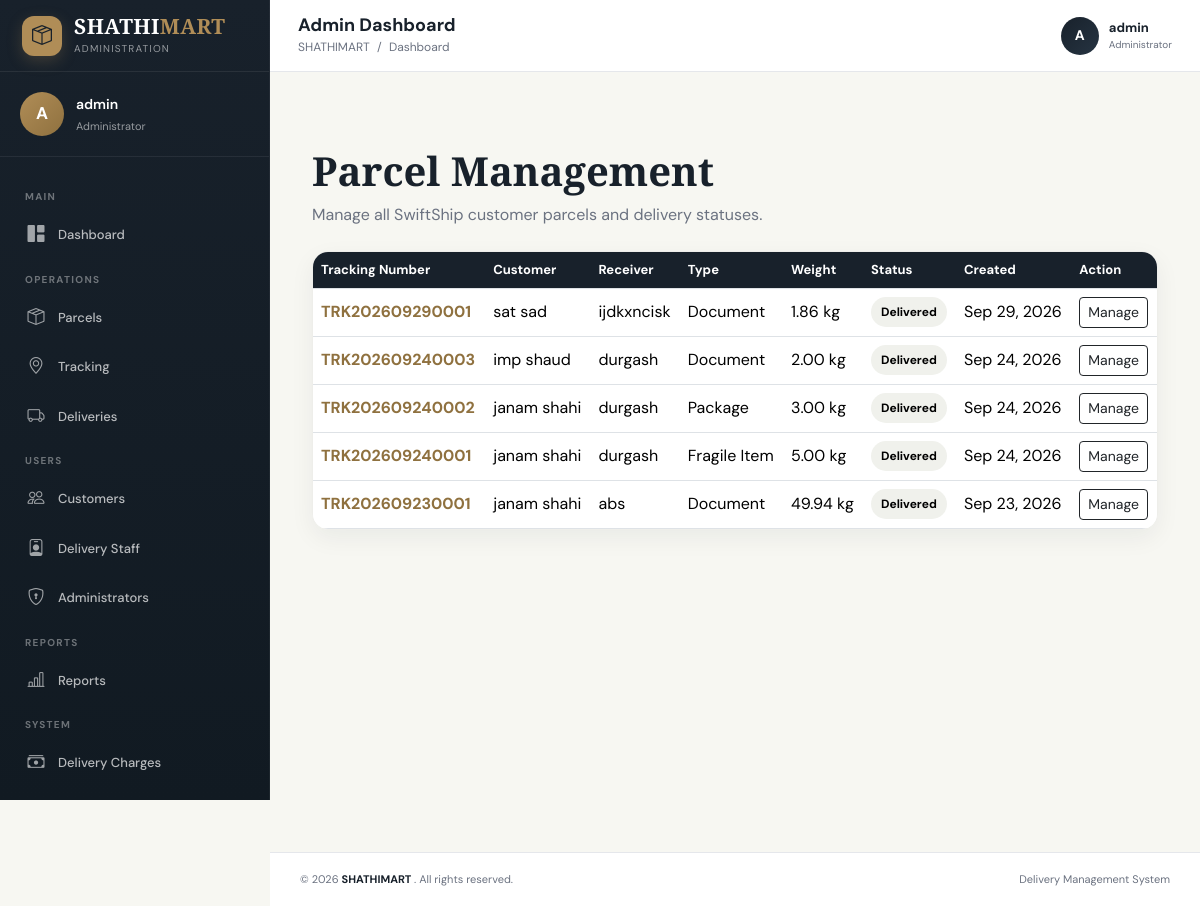
Page /parcels/admin/ (signed in) on the committed database.
### parcels/models.py (models this page shows, shortened)
class Parcel(models.Model):
    PARCEL_TYPE_CHOICES = [
        ('document', 'Document'),
        ('package', 'Package'),
        ('fragile', 'Fragile Item'),
        ('electronics', 'Electronics'),
        ('clothing', 'Clothing'),
        ('food', 'Food Item'),
        ('other', 'Other'),
    ]
    STATUS_CHOICES = [
        ('pending', 'Pending'),
        ('pickup_requested', 'Pickup Requested'),
        ('assigned', 'Assigned'),
        ('picked_up', 'Picked Up'),
        ('in_transit', 'In Transit'),
        ('out_for_delivery', 'Out for Delivery'),
        ('delivered', 'Delivered'),
        ('cancelled', 'Cancelled'),
        ('failed', 'Failed Delivery'),
        ('rescheduled', 'Rescheduled'),
    ]
    customer = models.ForeignKey(
        User,
        on_delete=models.CASCADE,
        related_name='parcels'
    )
    tracking_number = models.CharField(
        max_length=30,
        unique=True
    )
    sender_name = models.CharField(
        max_length=150
    )
    sender_phone = models.CharField(
        max_length=15
    )
    sender_address = models.TextField()
    receiver_name = models.CharField(
        max_length=150
    )
    receiver_phone = models.CharField(
        max_length=15
    )
    receiver_address = models.TextField()
    parcel_type = models.CharField(
        max_length=30,
        choices=PARCEL_TYPE_CHOICES,
        default='package'
    )
    weight = models.DecimalField(
        max_digits=8,
        decimal_places=2
    )
    description = models.TextField(
        blank=True
    )
    pickup_date = models.DateField(
        null=True,
        blank=True
    )
    delivery_date = models.DateField(
        null=True,
        blank=True
    )
    delivery_charge = models.DecimalField(
        max_digits=10,
        decimal_places=2,
        default=0
    )
    status = models.CharField(
        max_length=30,
        choices=STATUS_CHOICES,
        default='pending'
    )
    created_at = models.DateTimeField(
        auto_now_add=True
    )
    updated_at = models.DateTimeField(
        auto_now=True
    )
    class Meta:
        ordering = ['-created_at']
        verbose_name = 'Parcel'
        verbose_name_plural = 'Parcels'

### parcels/views.py (the view)
@login_required
def admin_parcel_list(request):
    if not is_admin(request):
        messages.error(
            request,
            "You are not authorized to access parcel management."
        )
        return redirect("dashboard")
    parcels = (
        Parcel.objects
        .select_related(
            "customer",
            "delivery",
            "delivery__delivery_staff",
            "payment"
        )
        .order_by("-created_at")
    )
    return render(
        request,
        "parcels/admin_parcel_list.html",
        {
            "parcels": parcels
        }
    )

### notifications/context_processors.py (called while the page is built)
def notification_context(request):
    if not request.user.is_authenticated:
        return {
            "navbar_notifications": [],
            "unread_notifications_count": 0,
        }
    notifications = Notification.objects.filter(
        user=request.user
    ).select_related(
        "parcel"
    )[:8]
    unread_count = Notification.objects.filter(
        user=request.user,
        is_read=False
    ).count()
    return {
        "navbar_notifications": notifications,
        "unread_notifications_count": unread_count,
    }

### parcels/views.py (called while the page is built, shortened)
def is_admin(request):
    if not request.user.is_authenticated:
        return False
    if request.user.is_superuser:
        return True

### templates/parcels/admin_parcel_list.html (shortened to what this page needs)
{% extends "dashboard/admin_base.html" %}
{% block content %}
<section class="admin-page">
    <div class="container">
        <div class="page-header mb-4">
            <h1>Parcel Management</h1>
            <p>
                Manage all SwiftShip customer parcels and delivery statuses.
            </p>
        </div>
        <div class="table-card">
            <div class="table-responsive">
                <table class="table table-hover mb-0">
                    <thead>
                        <tr>
                            <th>Tracking Number</th>
                            <th>Customer</th>
                            <th>Receiver</th>
                            <th>Type</th>
                            <th>Weight</th>
                            <th>Status</th>
                            <th>Created</th>
                            <th>Action</th>
                        </tr>
                    </thead>
                    <tbody>
                        {% for parcel in parcels %}
                            <tr>
                                <td>
                                    <a
                                        href="{% url 'admin_parcel_detail' parcel.id %}"
                                        class="tracking"
                                    >
                                        {{ parcel.tracking_number }}
                                    </a>
                                </td>
                                <td>
                                    {{ parcel.customer.get_full_name|default:parcel.customer.username }}
                                </td>
                                <td>
                                    {{ parcel.receiver_name }}
                                </td>
                                <td>
                                    {{ parcel.get_parcel_type_display }}
                                </td>
                                <td>
                                    {{ parcel.weight }} kg
                                </td>
                                <td>
                                    <span class="status">
                                        {{ parcel.get_status_display }}
                                    </span>
                                </td>
                                <td>
                                    {{ parcel.created_at|date:"M d, Y" }}
                                </td>
                                <td>
                                    <a
                                        href="{% url 'admin_parcel_detail' parcel.id %}"
                                        class="btn btn-sm btn-outline-dark"
                                    >
                                        Manage
                                    </a>
                                </td>
                            </tr>
                        {% endfor %}
                    </tbody>
                </table>
            </div>
        </div>
    </div>
</section>
{% endblock %}

### templates/dashboard/admin_base.html (shortened to what this page needs)
{% load static %}
<!DOCTYPE html>
<html lang="en">
<head>
<link
    href="https://cdn.jsdelivr.net/npm/bootstrap@5.3.3/dist/css/bootstrap.min.css"
    rel="stylesheet"
>
<link
    rel="stylesheet"
    href="https://cdn.jsdelivr.net/npm/bootstrap-icons@1.11.3/font/bootstrap-icons.min.css"
>
</head>
<body>
<div class="admin-wrapper">
<aside
    class="admin-sidebar"
    id="adminSidebar"
>
    <div class="admin-brand">
        <div class="brand-logo">
            <i class="bi bi-box-seam"></i>
        </div>
        <div>
            <div class="brand-name">
                SHATHI<span>MART</span>
            </div>
            <div class="brand-subtitle">
                Administration
            </div>
        </div>
    </div>
    <div class="sidebar-user">
        <div class="sidebar-user-avatar">
            {% if request.user.first_name %}
                {{ request.user.first_name|first|upper }}
            {% else %}
                {{ request.user.username|first|upper }}
            {% endif %}
        </div>
        <div class="sidebar-user-info">
            <div class="sidebar-user-name">
                {% if request.user.get_full_name %}
                    {{ request.user.get_full_name }}
                {% else %}
                    {{ request.user.username }}
                {% endif %}
            </div>
            <div class="sidebar-user-role">
                Administrator
            </div>
        </div>
    </div>
    <nav class="sidebar-navigation">
        <div class="nav-section-title">
            Main
        </div>
        <a
            href="{% url 'admin_dashboard' %}"
            class="admin-nav-link {% block dashboard_active %}{% endblock %}"
        >
            <i class="bi bi-grid-1x2-fill"></i>
            <span>
                Dashboard
            </span>
        </a>
        <div class="nav-section-title">
            Operations
        </div>
        <a
            href="{% url 'admin_parcel_list' %}"
            class="admin-nav-link {% block parcels_active %}{% endblock %}"
        >
            <i class="bi bi-box-seam"></i>
            <span>
                Parcels
            </span>
        </a>
        <a
            href="{% url 'admin_tracking' %}"
            class="admin-nav-link {% block tracking_active %}{% endblock %}"
        >
            <i class="bi bi-geo-alt"></i>
            <span>
                Tracking
            </span>
        </a>
        <a
            href="{% url 'admin_deliveries' %}"
            class="admin-nav-link {% block deliveries_active %}{% endblock %}"
        >
            <i class="bi bi-truck"></i>
            <span>
                Deliveries
            </span>
        </a>
        <div class="nav-section-title">
            Users
        </div>
        <a
            href="{% url 'admin_customers' %}"
            class="admin-nav-link {% block customers_active %}{% endblock %}"
        >
            <i class="bi bi-people"></i>
            <span>
                Customers
            </span>
        </a>
        <a
            href="{% url 'admin_staff' %}"
            class="admin-nav-link {% block staff_active %}{% endblock %}"
        >
            <i class="bi bi-person-badge"></i>
            <span>
                Delivery Staff
            </span>
        </a>
        <a
            href="{% url 'admin_administrators' %}"
            class="admin-nav-link {% block administrators_active %}{% endblock %}"
        >
            <i class="bi bi-shield-lock"></i>
            <span>
                Administrators
            </span>
        </a>
        <div class="nav-section-title">
            Reports
        </div>
        <a
            href="{% url 'admin_reports' %}"
            class="admin-nav-link {% block reports_active %}{% endblock %}"
        >
            <i class="bi bi-bar-chart-line"></i>
            <span>
                Reports
            </span>
        </a>
        <div class="nav-section-title">
            System
        </div>
        <a
            href="{% url 'delivery_charge_management' %}"
            class="admin-nav-link {% block delivery_charges_active %}{% endblock %}"
        >
            <i class="bi bi-cash-stack"></i>
            <span>
                Delivery Charges
            </span>
        </a>
        <a
            href="/admin/"
            class="admin-nav-link"
            target="_blank"
            rel="noopener noreferrer"
        >
        </a>
    </nav>
</aside>
<main class="admin-main">
    <header class="admin-topbar">
        <div class="topbar-left">
            <div>
                <h6 class="page-heading">
                    {% block topbar_title %}
                        Admin Dashboard
                    {% endblock %}
                </h6>
                <div class="page-breadcrumb">
                    SHATHIMART
                    <span class="mx-1">
                        /
                    </span>
                    {% block breadcrumb %}
                        Dashboard
                    {% endblock %}
                </div>
            </div>
        </div>
        <div class="topbar-right">
            <div class="topbar-admin">
                <div class="topbar-admin-avatar">
                    {% if request.user.first_name %}
                        {{ request.user.first_name|first|upper }}
                    {% else %}
                        {{ request.user.username|first|upper }}
                    {% endif %}
                </div>
                <div class="topbar-admin-info">
                    <div class="topbar-admin-name">
                        {% if request.user.get_full_name %}
                            {{ request.user.get_full_name }}
                        {% else %}
                            {{ request.user.username }}
                        {% endif %}
                    </div>
                    <div class="topbar-admin-role">
                        Administrator
                    </div>
                </div>
            </div>
        </div>
    </header>
    <section class="admin-content">
        {% block content %}
        {% endblock %}
    </section>
    <footer class="admin-footer">
        <div>
            © {% now "Y" %}
            <strong>
                SHATHIMART
            </strong>.
            All rights reserved.
        </div>
        <div>
            Delivery Management System
        </div>
    </footer>
</main>
</div>
</body>
</html>

### templates/parcels/admin_parcel_list.html (style rules this page uses)
.admin-page { background: #f7f7f2; min-height: calc(100vh - 80px); padding: 45px 0; }
.page-header h1 { font-family: "Playfair Display", serif; color: #18212b; font-weight: 700; }
.page-header p { color: #6b7280; }
.table-card { background: #ffffff; border-radius: 16px; overflow: hidden; border: 1px solid #eeeeea; box-shadow: 0 8px 25px rgba(24, 33, 43, .06); }
.table th { background: #18212b; color: #ffffff; font-size: 13px; white-space: nowrap; }
.table td { vertical-align: middle; }
.tracking { color: #8f713f; font-weight: 700; text-decoration: none; }
.status { display: inline-block; background: #f0f1ec; padding: 6px 10px; border-radius: 20px; font-size: 12px; font-weight: 700; }

### rows in the picture
Parcel: tracking_number "TRK202609290001", customer.get_full_name "sat sad", receiver_name "ijdkxncisk", parcel_type "Document", weight "1.86", status "Delivered", created_at "Sep 29, 2026"
Parcel: tracking_number "TRK202609240003", customer.get_full_name "imp shaud", receiver_name "durgash", parcel_type "Document", weight "2.00", status "Delivered", created_at "Sep 24, 2026"
Parcel: tracking_number "TRK202609240002", customer.get_full_name "janam shahi", receiver_name "durgash", parcel_type "Package", weight "3.00", status "Delivered", created_at "Sep 24, 2026"
Parcel: tracking_number "TRK202609240001", customer.get_full_name "janam shahi", receiver_name "durgash", parcel_type "Fragile Item", weight "5.00", status "Delivered", created_at "Sep 24, 2026"
Parcel: tracking_number "TRK202609230001", customer.get_full_name "janam shahi", receiver_name "abs", parcel_type "Document", weight "49.94", status "Delivered", created_at "Sep 23, 2026"

### other values in the picture
{{ request.user.username|first|upper }} "A"
{{ request.user.username }} "admin"
